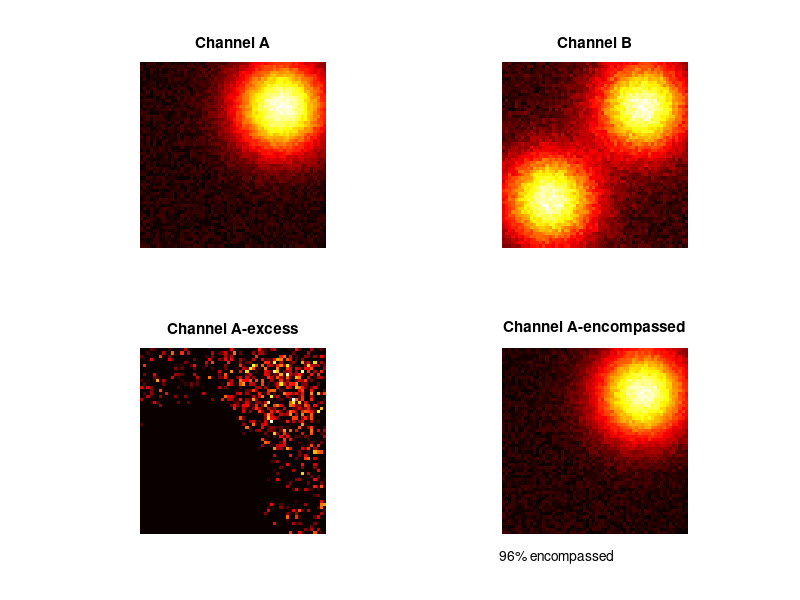

Source code (MATLAB):
function results=Localizer_by_envelope(ImA,ImB, showandwait);
%This function ivestigates co-localization of patterns

if nargin<2  
    close all;
    showandwait=1;
    hp=30; noiz=0.1; shf=3;
     xa=5*shf;ya=5*shf;
     xb=5*shf;yb=5*shf;
     
     width=15; 
    [XX,YY]=meshgrid(-hp:hp,-hp:hp);
    RRA=((XX-xa).^2+(YY-ya).^2).^0.5;
    ImA=exp(-(RRA/width).^2)+noiz*rand(2*hp+1);
    RRB1=((XX-xb).^2+(YY-yb).^2).^0.5;
    RRB2=((XX+xb).^2+(YY+yb).^2).^0.5;
    ImB=exp(-(RRB1/width).^2)+noiz*rand(2*hp+1)+...
        1*exp(-(RRB2/width).^2)+noiz*rand(2*hp+1);
end

%% precook
ImA=ImA-min(ImA(:));  %remove background
ImB=ImB-min(ImB(:));

ImA=ImA/max(ImA(:));  %normalize on max
ImB=ImB/max(ImB(:));

ImA_minus_ImB=ImA-ImB;
ImA_minus_ImB(ImA_minus_ImB<0)=0;
ImA_excess=ImA_minus_ImB;
ImA_encompassed=ImA-ImA_excess;


%collect some quantities
results.perc_encompassed=round(sum(ImA_encompassed(:))/sum(ImA(:))*100);

%% plot the results
if showandwait
    figure(2);
    subplot(2,2,1); pcolor(ImA); colormap hot; shading flat;axis equal, axis off;
    title('Channel A');
    subplot(2,2,2); pcolor(ImB); colormap hot; shading flat;axis equal, axis off;
    title('Channel B');
    subplot(2,2,3); pcolor(ImA_excess); colormap hot; shading flat;axis equal, axis off;
    title('Channel A-excess');
    subplot(2,2,4); pcolor(ImA_encompassed); colormap hot; shading flat;axis equal, axis off;
    title('Channel A-encompassed');
    text(0,-0.1*hp*2,[num2str(results.perc_encompassed),'% encompassed']);
     [~]=ginput(1); 
     close(gcf);
end